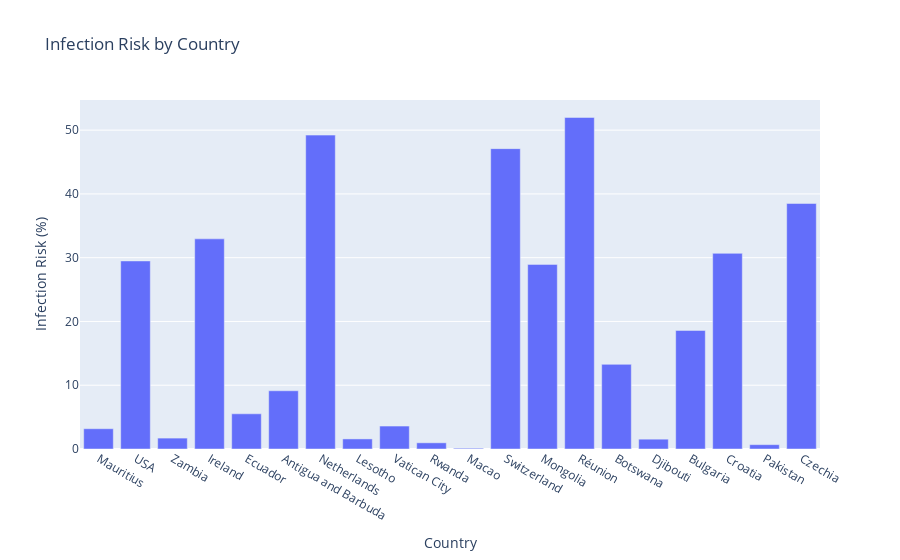

Here is the notebook cell this chart was saved with:
### Markdown cell above
Removed rows that have missing data.

### Code cell
px.bar(covid_df.sample(20), x='Country', y='Infection_Risk', labels={'Infection_Risk':'Infection Risk (%)'}, title='Infection Risk by Country')

### Figure 1 — Plotly figure (JSON) as saved in the notebook; plotly's stock layout.template omitted (floating-point values rounded to 4 significant figures)
{"data": [{"alignmentgroup": "True", "hovertemplate": "Country=%{x}<br>Infection Risk (%)=%{y}<extra></extra>", "legendgroup": "", "marker": {"color": "#636efa", "pattern": {"shape": ""}}, "name": "", "offsetgroup": "", "orientation": "v", "showlegend": false, "textposition": "auto", "type": "bar", "x": ["Mauritius", "USA", "Zambia", "Ireland", "Ecuador", "Antigua and Barbuda", "Netherlands", "Lesotho", "Vatican City", "Rwanda", "Macao", "Switzerland", "Mongolia", "Réunion", "Botswana", "Djibouti", "Bulgaria", "Croatia", "Pakistan", "Czechia"], "xaxis": "x", "y": [3.18, 29.49, 1.71, 32.95, 5.52, 9.13, 49.22, 1.58, 3.6, 0.97, 0.12, 47.1, 28.95, 51.99, 13.27, 1.54, 18.59, 30.68, 0.68, 38.5], "yaxis": "y"}], "layout": {"barmode": "relative", "legend": {"tracegroupgap": 0}, "title": {"text": "Infection Risk by Country"}, "xaxis": {"anchor": "y", "domain": [0, 1], "title": {"text": "Country"}}, "yaxis": {"anchor": "x", "domain": [0, 1], "title": {"text": "Infection Risk (%)"}}}}
